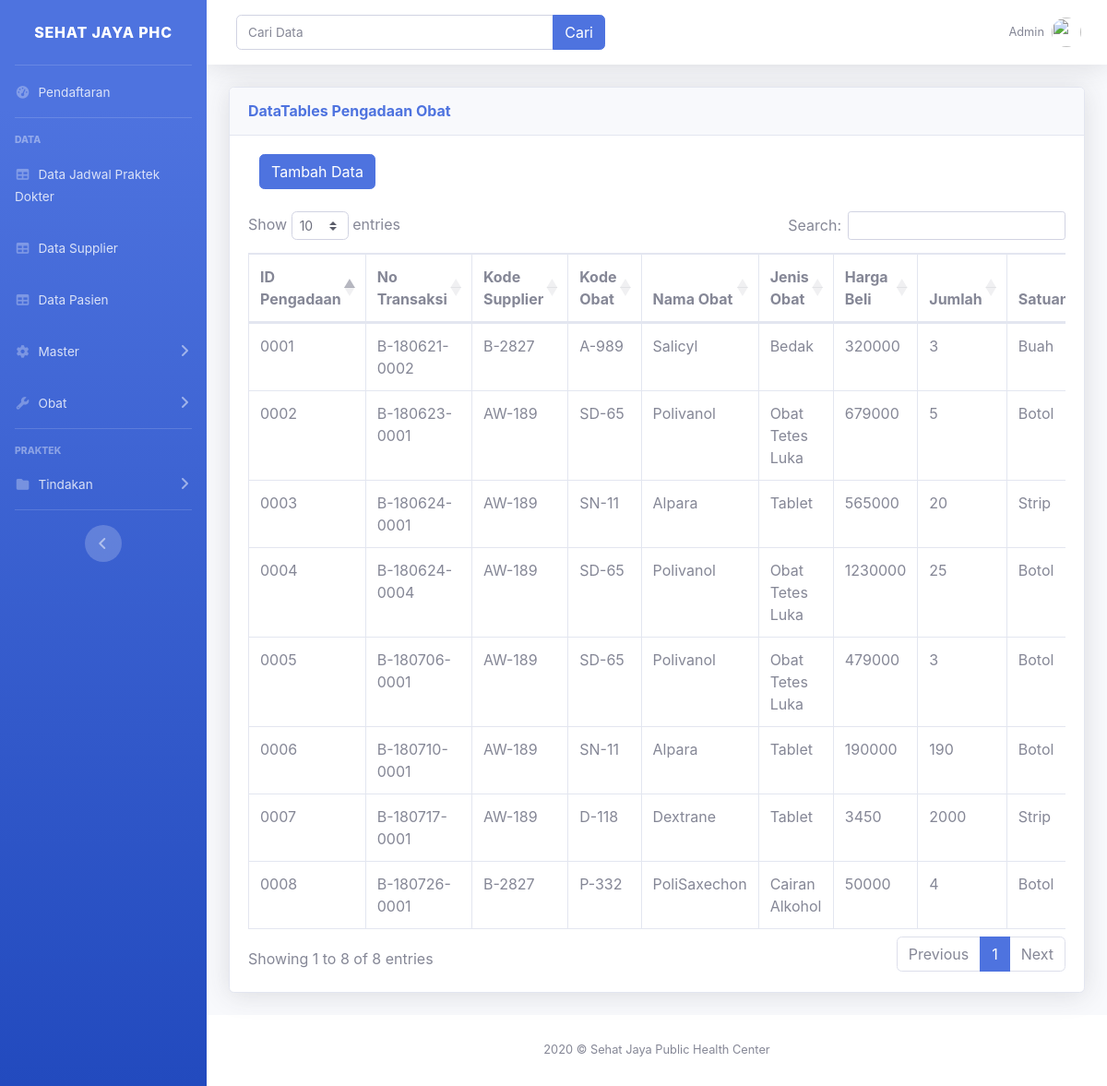
The page /index.php/pengadaanobat on the database its author committed.
### tables this page shows
CREATE TABLE `tbl_pengadaan_obat` (
  `id_pengadaan` varchar(6) NOT NULL,
  `no_trans` varchar(15) NOT NULL,
  `kode_supplier` varchar(6) NOT NULL,
  `kode_obat` varchar(5) NOT NULL,
  `nama_obat` varchar(50) NOT NULL,
  `jenis_obat` varchar(50) NOT NULL,
  `harga_beli` int(11) NOT NULL,
  `jumlah` int(4) NOT NULL,
  `satuan` varchar(15) NOT NULL,
  `keterangan` varchar(50) NOT NULL,
  `total` int(11) NOT NULL,
  `tgl_transaksi` date NOT NULL
);

### application/controllers/pengadaanobat.php (called while the page is built, shortened)
<?php
class pengadaanobat extends CI_Controller {
    public function __construct(){
        $this->load->model('pengadaanobat_model');
        $this->load->library('form_validation');
    }
    public function index(){
        $data['title']='List pengadaanobat';
        $data['tbl_pengadaan_obat']=$this->pengadaanobat_model->getAllpengadaanobat();
        $this->load->view('template/header', $data);
        $this->load->view('pengadaanobat/index');
        $this->load->view('template/footer');
    }
}
?>

### index.php (called while the page is built, shortened)
<?php
require_once BASEPATH.'core/CodeIgniter.php';

### application/models/pengadaanobat_model.php (called while the page is built, shortened)
<?php
class pengadaanobat_model extends CI_Model{
    public function getAllpengadaanobat(){
        return $this->db->get('tbl_pengadaan_obat')->result_array();
    }
}
?>

### application/views/pengadaanobat/index.php (the view, shortened to what this page needs)
    <div class="card shadow mb-4">
      <div class="card-header py-3">
        <h6 class="m-0 font-weight-bold text-primary">DataTables Pengadaan Obat</h6>
      </div>
      <div class="card-body">
        <div class="table-responsive">
            <div class="col-md-6">
              <a href="<?= base_url();?>pengadaanobat/tambah" class="btn btn-primary">Tambah Data</a>
            </div>&nbsp
          <table class="table table-bordered" id="dataTable" width="100%" cellspacing="0">
            <thead>
              <tr>
                  <th>ID Pengadaan</th>
                  <th>No Transaksi</th>
                  <th>Kode Supplier</th>
                  <th>Kode Obat</th>
                  <th>Nama Obat</th>
                  <th>Jenis Obat</th>
                  <th>Harga Beli</th>
                  <th>Jumlah</th>
                  <th>Satuan</th>
              </tr>
            </thead>
            <tbody>
              <?php foreach($tbl_pengadaan_obat as $pdo):?>
              <tr>
                  <td><?= $pdo['id_pengadaan']?></td>
                  <td><?= $pdo['no_trans']?></td>
                  <td><?= $pdo['kode_supplier']?></td>
                  <td><?= $pdo['kode_obat']?></td>
                  <td><?= $pdo['nama_obat']?></td>
                  <td><?= $pdo['jenis_obat']?></td>
                  <td><?= $pdo['harga_beli']?></td>
                  <td><?= $pdo['jumlah']?></td>
                  <td><?= $pdo['satuan']?></td>
              </tr>
              <?php endforeach?>
            </tbody>
          </table>
        </div>
      </div>
    </div>
  </div>
</div>

### rows shown on the page
tbl_pengadaan_obat: id_pengadaan "0001", no_trans "B-180621-0002", kode_supplier "B-2827", kode_obat "A-989", nama_obat "Salicyl", jenis_obat "Bedak", harga_beli "320000", jumlah "3", satuan "Buah"
tbl_pengadaan_obat: id_pengadaan "0002", no_trans "B-180623-0001", kode_supplier "AW-189", kode_obat "SD-65", nama_obat "Polivanol", jenis_obat "Obat Tetes Luka", harga_beli "679000", jumlah "5", satuan "Botol"
tbl_pengadaan_obat: id_pengadaan "0003", no_trans "B-180624-0001", kode_supplier "AW-189", kode_obat "SN-11", nama_obat "Alpara", jenis_obat "Tablet", harga_beli "565000", jumlah "20", satuan "Strip"
tbl_pengadaan_obat: id_pengadaan "0004", no_trans "B-180624-0004", kode_supplier "AW-189", kode_obat "SD-65", nama_obat "Polivanol", jenis_obat "Obat Tetes Luka", harga_beli "1230000", jumlah "25", satuan "Botol"
tbl_pengadaan_obat: id_pengadaan "0005", no_trans "B-180706-0001", kode_supplier "AW-189", kode_obat "SD-65", nama_obat "Polivanol", jenis_obat "Obat Tetes Luka", harga_beli "479000", jumlah "3", satuan "Botol"
tbl_pengadaan_obat: id_pengadaan "0006", no_trans "B-180710-0001", kode_supplier "AW-189", kode_obat "SN-11", nama_obat "Alpara", jenis_obat "Tablet", harga_beli "190000", jumlah "190", satuan "Botol"
tbl_pengadaan_obat: id_pengadaan "0007", no_trans "B-180717-0001", kode_supplier "AW-189", kode_obat "D-118", nama_obat "Dextrane", jenis_obat "Tablet", harga_beli "3450", jumlah "2000", satuan "Strip"
tbl_pengadaan_obat: id_pengadaan "0008", no_trans "B-180726-0001", kode_supplier "B-2827", kode_obat "P-332", nama_obat "PoliSaxechon", jenis_obat "Cairan Alkohol", harga_beli "50000", jumlah "4", satuan "Botol"
